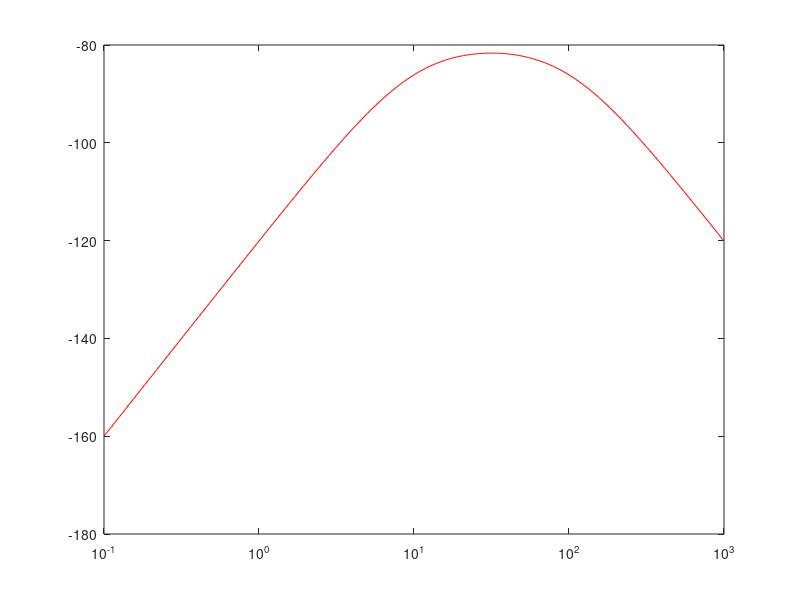

The MATLAB source for this figure:
j = sqrt(-1);
w = 10.^(-1 : 0.01 : 3); % define j and w

% H=(j*w).^2./(((j*w) + 10).^2.*((j*w) + 100).^2);
% Hdb=20*log10(abs(H)); 
% plot(w,Hdb,'r'); 
% set(gca,'xscale','log')% define H & make the plot
% 
% H=(j*w).^2;
% Hdb=20*log10(abs(H)); 
% plot(w,Hdb,'r'); 
% set(gca,'xscale','log')% define H & make the plot
% 
% H=100./((j*w) + 100);
% Hdb=20*log10(abs(H)); 
% plot(w,Hdb,'r'); 
% set(gca,'xscale','log')% define H & make the plot
% 
% H=2./((j*w));
% Hdb=20*log10(abs(H)); 
% plot(w,Hdb,'r'); 
% set(gca,'xscale','log')% define H & make the plot
% 
% H=(j*w) + 100;
% Hdb=20*log10(abs(H)); 
% plot(w,Hdb,'r'); 
% set(gca,'xscale','log')% define H & make the plot
% 
% H=((j*w) + 100)./100;
% Hdb=20*log10(abs(H)); 
% plot(w,Hdb,'r'); 
% set(gca,'xscale','log')% define H & make the plot
% 
% 
% H=10./((j*w)+100);
% Hdb=20*log10(abs(H)); 
% plot(w,Hdb,'r'); 
% set(gca,'xscale','log')% define H & make the plot

figure();
% H=(j*w).*(j*w+10)./((((j*w)./10) + 1).*(((j*w)./100) + 1));
% Hdb=20*log10(abs(H)); 
% plot(w,Hdb,'r'); 
% set(gca,'xscale','log')% define H & make the plot

% H=1./(0.1*(j*w).^2+2.5*(j*w)+10);
% Hdb=20*log10(abs(H));
% plot(w,Hdb,'r'); 
% set(gca,'xscale','log')% define H & make the plot

H=(j*w).^2./((j*w+10).^2.*(j*w+100).^2);
Hdb=20*log10(abs(H));
plot(w,Hdb,'r'); 
set(gca,'xscale','log')% define H & make the plot
